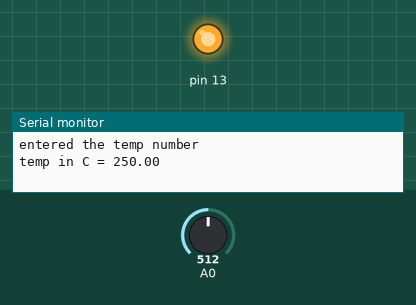
The sketch below on a simulated Arduino Uno, built with avr-gcc and run on an emulated ATmega328P. Shown: output pins drawn as LEDs (lit = HIGH), the last lines printed to the serial monitor. The test bench sets the inputs (shaded band); at power-on: A0 = 512.

Above: at 1.2 s.
1.3 s: A0 set to 45
2.8 s: A0 set to 36
At 3.9 s:
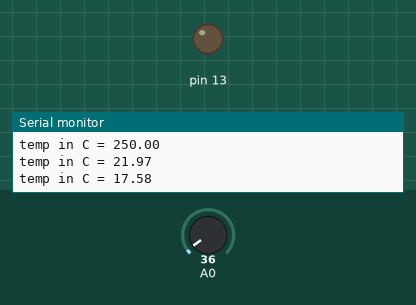
5.8 s: A0 set to 122
At 6.2 s:
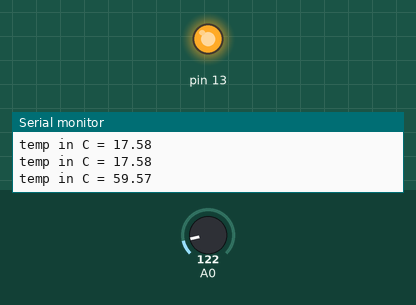
7.3 s: A0 set to 0
At 8.6 s:
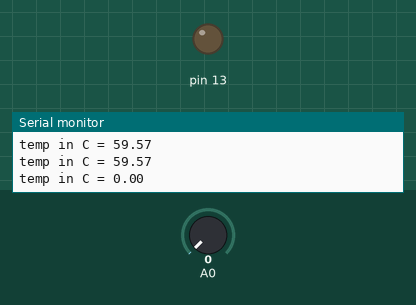
Timing chart, 0 to 9.8 s (numbered marks = the images above; inputs shaded):
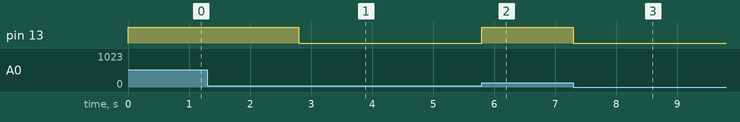

Measured:
- the behaviour switches between 41 and 40 on A0 (found by bisection; images 0 and 1)
- after the input at 2.8 s, pin 13: HIGH → LOW at once
- after the input at 5.8 s, pin 13: LOW → HIGH at once
- after the input at 7.3 s, pin 13: HIGH → LOW at once

The sketch:

ir.ino
```cpp
#include <IRremote.h>
IRrecv irrecv(9);
IRsend irsend;
decode_results results;
unsigned long  t;

int th = 20;
int temp = 0;
void setup() {
  t = millis();
  Serial.begin(9600);
  Serial.println("entered the temp number");
  irrecv.enableIRIn();
  pinMode(13, OUTPUT);
}

void loop() {
 if (irrecv.decode(&results)) {
   if(to_num(results)==-1){
    Serial.println("entered if you want to change enter a number again");
    th = temp;
    temp = 0;
    }else if (to_num(results)==-3) {
      Serial.println("_");
      }


    else if (to_num(results)==-2) {
      Serial.println("error try again");
      }
    else {
      temp = temp * 10 + to_num(results);
      Serial.print(temp);
    }
 irrecv.resume();
 // resume receiver

 }
if((analogRead(A0) * 0.48828125) > th){
    digitalWrite(13,HIGH);
 } else{
    digitalWrite(13,LOW);
 }
 if (millis()-t>=1000){
  Serial.print("temp in C = ");
  Serial.println(analogRead(A0) * 0.48828125);
  t=millis();
  }
}


int to_num(decode_results results){
  switch (results.value) {
  case 0x20DF08F7:
    return 0;
    break;
  case 0x20DF8877:
    return 1;
    break;
  case 0x20DF48B7:
    return 2;
    break;
  case 0x20DFC837:
    return 3;
    break;
  case 0x20DF28D7:
    return 4;
    break;
  case 0x20DFA857:
    return 5;
    break;
  case 0x20DF6897:
    return 6;
    break;
  case 0x20DFE817:
    return 7;
    break;
   case 0x20DF18E7:
    return 8;
    break;
   case 0x20DF9867:
    return 9;
    break;
   case 0x20DF22DD:
    return -1;
    break;
   case 0xFFFFFFFF:
    return -3;
    break;
  default:
    return -2;
  break;
}
}
```
